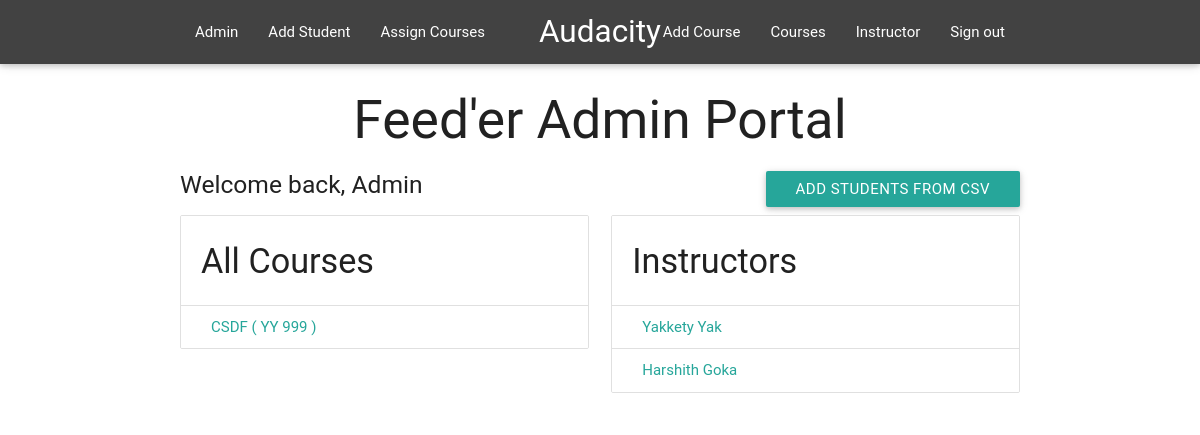
The app's page /admins/index/ (signed in), older data.
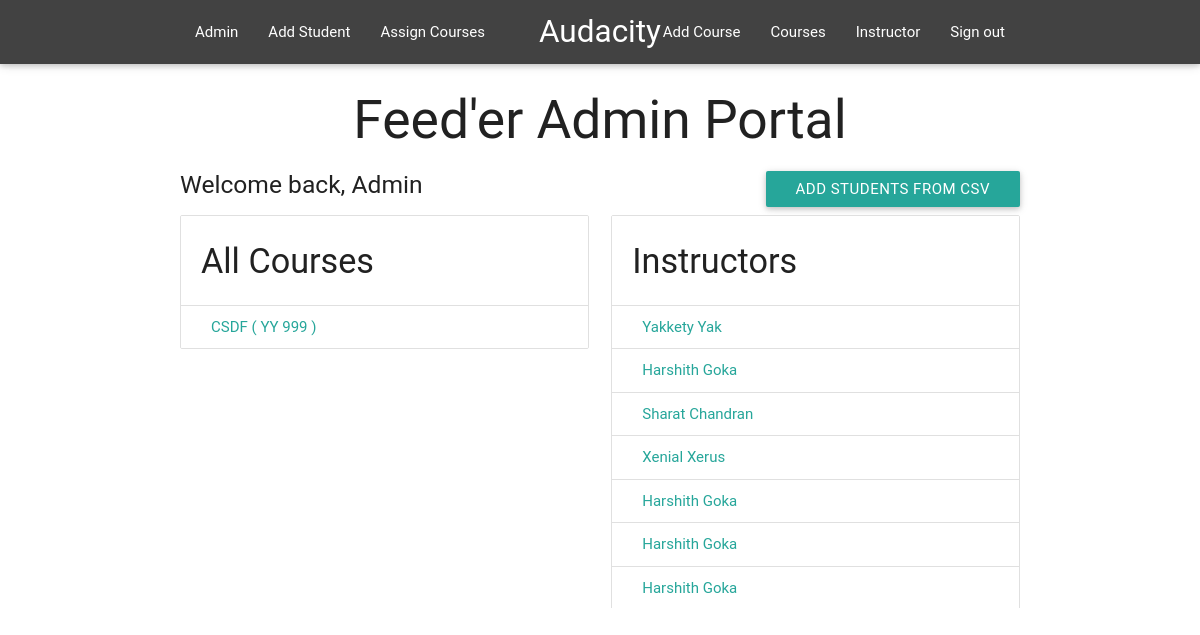
The same page, newer data.
### feeder/models.py (models this page shows, shortened)
class Course(models.Model):
	course_code = models.CharField(max_length=6)
	course_name = models.CharField(max_length=40)

class Instructor(models.Model):
	course = models.ManyToManyField(Course, blank = True, default=1)
	user = models.OneToOneField(User, on_delete=models.CASCADE)

### admins/views.py (the view)
@permission_required('is_superuser', raise_exception=True)
def IndexView(request):
	return render(request, "admins/index.html", {
		'user' : request.user,
		'instructors': Instructor.objects.all(),
		'courses' : Course.objects.all()
	})

### feeder/templates/admins/index.html (shortened to what this page needs)
{% extends "admins/base_site.html" %}
{% load static %}
{% block content %}
<h2 style="text-align:center" > Feed'er Admin Portal </h1> <a href="{% url 'admins:addstudents' %}" class="btn right">Add Students from CSV</a>
<h5> Welcome back, {{ user.get_full_name }} </h5>
	    <div class="row">
		    <div class="col s6" style="max-height: 400px; overflow: auto;">
				<ul class="collection with-header">
			        <li class="collection-header"><h4>All Courses</h4></li>
			        {% for course in courses %}
			        	<a class="collection-item" href="{% url 'admins:course' course.id %}">{{ course.course_name }} ( {{ course.course_code }} )</a>
			        {% endfor %}
			    </ul>
			</div>
			<div class="col s6" style="max-height: 400px; overflow: auto;">
				<ul class="collection with-header">
			        <li class="collection-header"><h4>Instructors</h4></li>
			        {% for instructor in instructors %}
			        	<a class="collection-item" href="{% url 'admins:instructor' instructor.id %}">{{ instructor.user.get_full_name }} </a>
			        {% endfor %}
			    </ul>
			</div>
		</div>
{% endblock %}
{% block navbar %}
    <li><a href="{% url 'admins:addcourse' %}">Add Course</a></li>
    <li><a href="{% url 'admins:courses' %}">Courses</a></li>
    <li><a href="{% url 'admins:instructors' %}">Instructor</a></li>
    <li><a href="{% url 'admins:logout' %}">Sign out</a></li>
{% endblock %}

Row changes from the older to the newer data that the page shows:
added Instructor: user.get_full_name "Sharat Chandran"
added Instructor: user.get_full_name "Xenial Xerus"
added Instructor: user.get_full_name "Harshith Goka"
added Instructor: user.get_full_name "Harshith Goka"
added Instructor: user.get_full_name "Harshith Goka"
